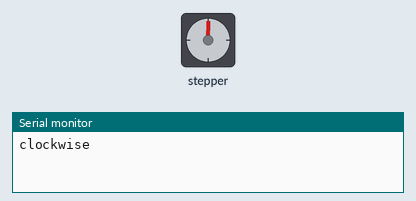
Recording of a sketch running on a simulated Arduino Uno, built with avr-gcc and run on an emulated ATmega328P. Parts: stepper motor, the last lines printed to the serial monitor. Stepper angles assume 2048 steps per turn.

Above: at 0.15 s.
At 9.93 s:
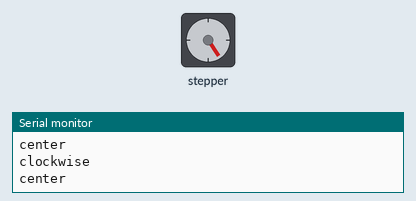
At 19.54 s:
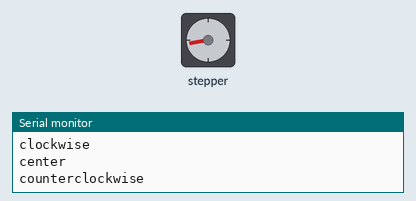
At 39.05 s:
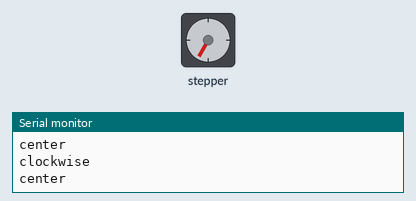
Timing chart, 0 to 40.0 s (numbered marks = the images above):
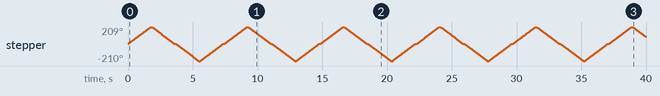

Measured:
- by itself, stepper: turns 209° clockwise in 1.7 s, then 419° counter-clockwise in 3.6 s, then 419° clockwise in 3.6 s, then 419° counter-clockwise in 3.6 s, and so on

The sketch:

28byj-10thofturn-working.ino
```cpp
/*
 Stepper Motor Control - one revolution

 This program drives a unipolar or bipolar stepper motor.
 The motor is attached to digital pins 8 - 11 of the Arduino.

 The motor should revolve one revolution in one direction, then
 one revolution in the other direction.


 Created 11 Mar. 2007
 Modified 30 Nov. 2009
 by Tom Igoe

 */

#include <Stepper.h>

const int stepsPerRevolution = 2048;  // change this to fit the number of steps per revolution
// for your motor

// initialize the stepper library on pins 8 through 11:
Stepper myStepper(stepsPerRevolution, 19, 5, 18, 17);

void setup() {
  // set the speed at 60 rpm:
  myStepper.setSpeed(20);
  // initialize the serial port:
  Serial.begin(9600);
}

void loop() {
  // step one revolution  in one direction:
  Serial.println("clockwise");
  myStepper.step(1190);
  delay(100);


  Serial.println("center");
  myStepper.step(-1190);
  delay(100);

  // step one revolution in the other direction:
  Serial.println("counterclockwise");
  myStepper.step(-1190);
  delay(100);

  Serial.println("center");
  myStepper.step(1190);
  delay(100);
}
```
